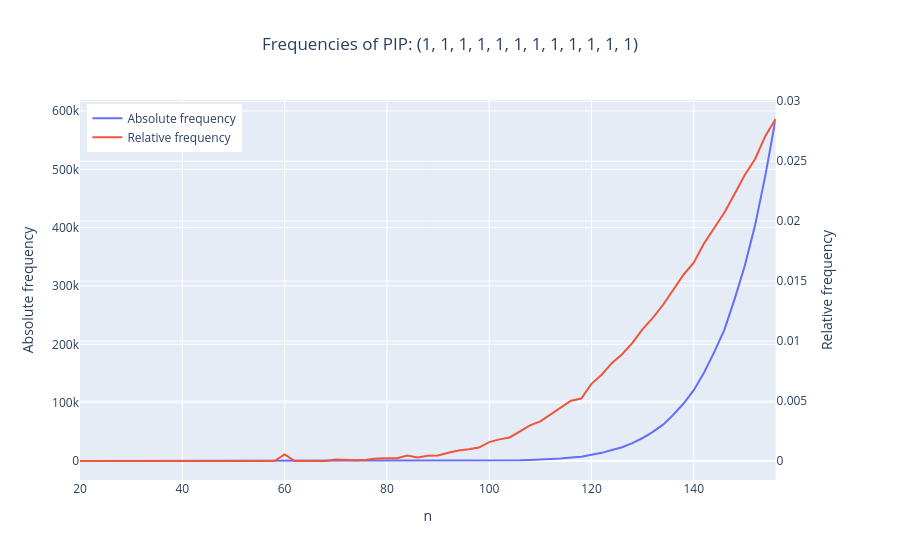

The code cell stored with this chart in its notebook:
### Code cell
i = 0
PIP_wanted = pt[i,:]
PIP_string = "("+str(int(PIP_wanted[0]))
for j in range(1,12):
    PIP_string = PIP_string +", "+str(int(PIP_wanted[j]))
PIP_string = PIP_string + ")"
#PIP_wanted = np.zeros(12)
#PIP_wanted[0] = 6
#PIP_wanted[1] = 6
data_abs = df.iloc[np.where(np.sum(pt == PIP_wanted,axis = 1)==12)[0][0],:].to_numpy(dtype = int).reshape((len(n_vec)))
data_rel = data_abs/iso

# Create figure with secondary y-axis
fig = make_subplots(specs=[[{"secondary_y": True}]])

# Add traces
fig.add_trace(
    go.Scatter(x=n_vec, y=data_abs, 
               name = "Absolute frequency"), 
    secondary_y=False,
)

fig.add_trace(
    go.Scatter(x=n_vec, y=data_rel, 
               name = "Relative frequency"),
    secondary_y=True,
)

# Add figure title
fig.update_layout(legend=dict(
    yanchor="top",
    y=0.99,
    xanchor="left",
    x=0.01
),
    title_text = "Frequencies of PIP: "+PIP_string,
    title_x = 0.5
)

# Set x-axis title
fig.update_xaxes(title_text = "n")

# Set y-axes titles
fig.update_yaxes(title_text="Absolute frequency", secondary_y=False)
fig.update_yaxes(title_text="Relative frequency", secondary_y=True)
#fig.write_image("images/freq_PIP"+str(i)+".pdf")
fig.show()

### Figure 1 — Plotly figure (JSON) as saved in the notebook; plotly's stock layout.template omitted (floating-point values rounded to 4 significant figures)
{"data": [{"name": "Absolute frequency", "type": "scatter", "x": [20, 24, 26, 28, 30, 32, 34, 36, 38, 40, 42, 44, 46, 48, 50, 52, 54, 56, 58, 60, 62, 64, 66, 68, 70, 72, 74, 76, 78, 80, 82, 84, 86, 88, 90, 92, 94, 96, 98, 100, 102, 104, 106, 108, 110, 112, 114, 116, 118, 120, 122, 124, 126, 128, 130, 132, 134, 136, 138, 140, 142, 144, 146, 148, 150, 152, 154, 156], "xaxis": "x", "y": [0, 0, 0, 0, 0, 0, 0, 0, 0, 0, 0, 0, 0, 0, 0, 0, 0, 0, 0, 1, 0, 0, 0, 0, 1, 1, 1, 2, 5, 7, 9, 24, 19, 35, 46, 86, 134, 187, 259, 450, 616, 823, 1233, 1799, 2355, 3342, 4468, 6063, 7340, 10774, 13977, 18769, 23589, 30683, 39393, 49878, 62372, 79362, 98541, 121354, 151201, 186611, 225245, 277930, 335569, 404667, 489646, 586264], "yaxis": "y"}, {"name": "Relative frequency", "type": "scatter", "x": [20, 24, 26, 28, 30, 32, 34, 36, 38, 40, 42, 44, 46, 48, 50, 52, 54, 56, 58, 60, 62, 64, 66, 68, 70, 72, 74, 76, 78, 80, 82, 84, 86, 88, 90, 92, 94, 96, 98, 100, 102, 104, 106, 108, 110, 112, 114, 116, 118, 120, 122, 124, 126, 128, 130, 132, 134, 136, 138, 140, 142, 144, 146, 148, 150, 152, 154, 156], "xaxis": "x", "y": [0, 0, 0, 0, 0, 0, 0, 0, 0, 0, 0, 0, 0, 0, 0, 0, 0, 0, 0, 0.0005519, 0, 0, 0, 0, 0.0001227, 8.937e-05, 7.02e-05, 0.0001044, 0.0002074, 0.0002193, 0.0002266, 0.0004652, 0.000298, 0.0004282, 0.0004604, 0.0006803, 0.000873, 0.0009748, 0.001121, 0.001574, 0.001803, 0.001964, 0.002478, 0.002977, 0.003301, 0.003885, 0.004431, 0.005023, 0.005211, 0.006435, 0.007194, 0.008176, 0.008899, 0.009852, 0.011, 0.01193, 0.01303, 0.01426, 0.01553, 0.01653, 0.01813, 0.01943, 0.02073, 0.02229, 0.02387, 0.02519, 0.02711, 0.02852], "yaxis": "y2"}], "layout": {"autosize": true, "legend": {"x": 0.01, "xanchor": "left", "y": 0.99, "yanchor": "top"}, "title": {"text": "Frequencies of PIP: (1, 1, 1, 1, 1, 1, 1, 1, 1, 1, 1, 1)", "x": 0.5}, "xaxis": {"anchor": "y", "autorange": true, "domain": [0, 0.94], "range": [20, 156], "title": {"text": "n"}, "type": "linear"}, "yaxis": {"anchor": "x", "autorange": true, "domain": [0, 1], "range": [-32570.0, 618800.0], "title": {"text": "Absolute frequency"}, "type": "linear"}, "yaxis2": {"anchor": "x", "autorange": true, "overlaying": "y", "range": [-0.001584, 0.0301], "side": "right", "title": {"text": "Relative frequency"}, "type": "linear"}}}
